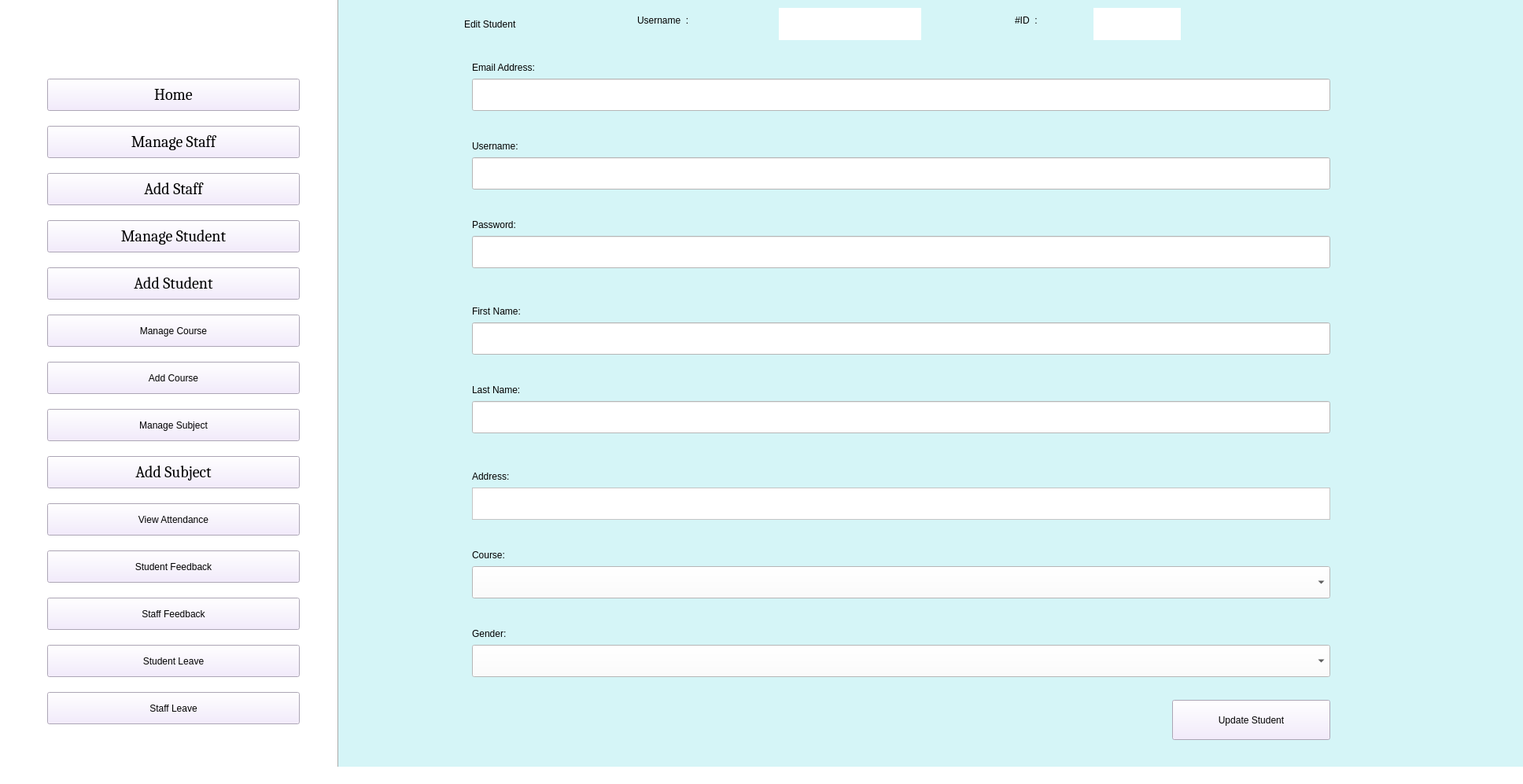
<?xml version="1.0" encoding="UTF-8"?>
<ui version="4.0">
 <class>AdminHomePage</class>
 <widget class="QMainWindow" name="AdminHomePage">
  <property name="enabled">
   <bool>true</bool>
  </property>
  <property name="geometry">
   <rect>
    <x>0</x>
    <y>0</y>
    <width>1936</width>
    <height>997</height>
   </rect>
  </property>
  <property name="windowTitle">
   <string>Admin Home Page</string>
  </property>
  <property name="styleSheet">
   <string notr="true">background-color: rgb(255, 225, 198);
background-color: rgb(255, 255, 255);
</string>
  </property>
  <widget class="QWidget" name="centralwidget">
   <widget class="QPushButton" name="Home_b">
    <property name="geometry">
     <rect>
      <x>60</x>
      <y>100</y>
      <width>321</width>
      <height>41</height>
     </rect>
    </property>
    <property name="font">
     <font>
      <family>Cambria</family>
      <pointsize>15</pointsize>
      <weight>50</weight>
      <italic>false</italic>
      <bold>false</bold>
     </font>
    </property>
    <property name="styleSheet">
     <string notr="true">font: 15pt &quot;Cambria&quot;;
background-color: rgb(241, 231, 254);</string>
    </property>
    <property name="text">
     <string>Home</string>
    </property>
   </widget>
   <widget class="QPushButton" name="ManageStaff_b">
    <property name="geometry">
     <rect>
      <x>60</x>
      <y>160</y>
      <width>321</width>
      <height>41</height>
     </rect>
    </property>
    <property name="font">
     <font>
      <family>Cambria</family>
      <pointsize>15</pointsize>
      <weight>50</weight>
      <italic>false</italic>
      <bold>false</bold>
     </font>
    </property>
    <property name="styleSheet">
     <string notr="true">font: 15pt &quot;Cambria&quot;;
background-color: rgb(241, 231, 254);</string>
    </property>
    <property name="text">
     <string>Manage Staff</string>
    </property>
   </widget>
   <widget class="QPushButton" name="AddStaff_b">
    <property name="geometry">
     <rect>
      <x>60</x>
      <y>220</y>
      <width>321</width>
      <height>41</height>
     </rect>
    </property>
    <property name="font">
     <font>
      <family>Cambria</family>
      <pointsize>15</pointsize>
      <weight>50</weight>
      <italic>false</italic>
      <bold>false</bold>
     </font>
    </property>
    <property name="styleSheet">
     <string notr="true">font: 15pt &quot;Cambria&quot;;
background-color: rgb(241, 231, 254);</string>
    </property>
    <property name="text">
     <string>Add Staff</string>
    </property>
   </widget>
   <widget class="QPushButton" name="AddStudent_b">
    <property name="geometry">
     <rect>
      <x>60</x>
      <y>340</y>
      <width>321</width>
      <height>41</height>
     </rect>
    </property>
    <property name="font">
     <font>
      <family>Cambria</family>
      <pointsize>15</pointsize>
      <weight>50</weight>
      <italic>false</italic>
      <bold>false</bold>
     </font>
    </property>
    <property name="styleSheet">
     <string notr="true">font: 15pt &quot;Cambria&quot;;
background-color: rgb(241, 231, 254);</string>
    </property>
    <property name="text">
     <string>Add Student</string>
    </property>
   </widget>
   <widget class="QPushButton" name="ManageCourse_b">
    <property name="geometry">
     <rect>
      <x>60</x>
      <y>400</y>
      <width>321</width>
      <height>41</height>
     </rect>
    </property>
    <property name="styleSheet">
     <string notr="true">font: 15pt &quot;Cambria&quot;;
background-color: rgb(241, 231, 254);</string>
    </property>
    <property name="text">
     <string>Manage Course</string>
    </property>
   </widget>
   <widget class="QPushButton" name="AddCourse_b">
    <property name="geometry">
     <rect>
      <x>60</x>
      <y>460</y>
      <width>321</width>
      <height>41</height>
     </rect>
    </property>
    <property name="styleSheet">
     <string notr="true">font: 15pt &quot;Cambria&quot;;
background-color: rgb(241, 231, 254);</string>
    </property>
    <property name="text">
     <string>Add Course</string>
    </property>
   </widget>
   <widget class="QPushButton" name="ManageSubject_b">
    <property name="geometry">
     <rect>
      <x>60</x>
      <y>520</y>
      <width>321</width>
      <height>41</height>
     </rect>
    </property>
    <property name="styleSheet">
     <string notr="true">font: 15pt &quot;Cambria&quot;;
background-color: rgb(241, 231, 254);</string>
    </property>
    <property name="text">
     <string>Manage Subject</string>
    </property>
   </widget>
   <widget class="QPushButton" name="AddSubject_b">
    <property name="geometry">
     <rect>
      <x>60</x>
      <y>580</y>
      <width>321</width>
      <height>41</height>
     </rect>
    </property>
    <property name="font">
     <font>
      <family>Cambria</family>
      <pointsize>15</pointsize>
      <weight>50</weight>
      <italic>false</italic>
      <bold>false</bold>
     </font>
    </property>
    <property name="styleSheet">
     <string notr="true">font: 15pt &quot;Cambria&quot;;
background-color: rgb(241, 231, 254);</string>
    </property>
    <property name="text">
     <string>Add Subject</string>
    </property>
   </widget>
   <widget class="QPushButton" name="ViewAttendance_b">
    <property name="geometry">
     <rect>
      <x>60</x>
      <y>640</y>
      <width>321</width>
      <height>41</height>
     </rect>
    </property>
    <property name="styleSheet">
     <string notr="true">font: 15pt &quot;Cambria&quot;;
background-color: rgb(241, 231, 254);</string>
    </property>
    <property name="text">
     <string>View Attendance</string>
    </property>
   </widget>
   <widget class="QPushButton" name="StudentFeedback_b">
    <property name="geometry">
     <rect>
      <x>60</x>
      <y>700</y>
      <width>321</width>
      <height>41</height>
     </rect>
    </property>
    <property name="styleSheet">
     <string notr="true">font: 15pt &quot;Cambria&quot;;
background-color: rgb(241, 231, 254);</string>
    </property>
    <property name="text">
     <string>Student Feedback</string>
    </property>
   </widget>
   <widget class="QPushButton" name="StaffFeedback_b">
    <property name="geometry">
     <rect>
      <x>60</x>
      <y>760</y>
      <width>321</width>
      <height>41</height>
     </rect>
    </property>
    <property name="styleSheet">
     <string notr="true">font: 15pt &quot;Cambria&quot;;
background-color: rgb(241, 231, 254);</string>
    </property>
    <property name="text">
     <string>Staff Feedback</string>
    </property>
   </widget>
   <widget class="QPushButton" name="StudentLeave_b">
    <property name="geometry">
     <rect>
      <x>60</x>
      <y>820</y>
      <width>321</width>
      <height>41</height>
     </rect>
    </property>
    <property name="styleSheet">
     <string notr="true">font: 15pt &quot;Cambria&quot;;
background-color: rgb(241, 231, 254);</string>
    </property>
    <property name="text">
     <string>Student Leave</string>
    </property>
   </widget>
   <widget class="QPushButton" name="ManageStudent_b">
    <property name="geometry">
     <rect>
      <x>60</x>
      <y>280</y>
      <width>321</width>
      <height>41</height>
     </rect>
    </property>
    <property name="font">
     <font>
      <family>Cambria</family>
      <pointsize>15</pointsize>
      <weight>50</weight>
      <italic>false</italic>
      <bold>false</bold>
     </font>
    </property>
    <property name="styleSheet">
     <string notr="true">font: 15pt &quot;Cambria&quot;;
background-color: rgb(241, 231, 254);</string>
    </property>
    <property name="text">
     <string>Manage Student</string>
    </property>
   </widget>
   <widget class="QPushButton" name="StaffLeave_b">
    <property name="geometry">
     <rect>
      <x>60</x>
      <y>880</y>
      <width>321</width>
      <height>41</height>
     </rect>
    </property>
    <property name="styleSheet">
     <string notr="true">font: 15pt &quot;Cambria&quot;;
background-color: rgb(241, 231, 254);</string>
    </property>
    <property name="text">
     <string>Staff Leave</string>
    </property>
   </widget>
   <widget class="Line" name="line">
    <property name="geometry">
     <rect>
      <x>420</x>
      <y>-90</y>
      <width>20</width>
      <height>1081</height>
     </rect>
    </property>
    <property name="orientation">
     <enum>Qt::Vertical</enum>
    </property>
   </widget>
   <widget class="QLabel" name="AdminEditStudent_l">
    <property name="geometry">
     <rect>
      <x>430</x>
      <y>-10</y>
      <width>1541</width>
      <height>1041</height>
     </rect>
    </property>
    <property name="styleSheet">
     <string notr="true">font: 15pt &quot;Times New Roman&quot;;
background-color: rgb(213, 245, 247);</string>
    </property>
    <property name="text">
     <string/>
    </property>
   </widget>
   <widget class="QLabel" name="EditStudent_l">
    <property name="geometry">
     <rect>
      <x>590</x>
      <y>10</y>
      <width>1351</width>
      <height>41</height>
     </rect>
    </property>
    <property name="styleSheet">
     <string notr="true">background-color: rgb(213, 245, 247);
font: 75 17pt &quot;Times New Roman&quot;;</string>
    </property>
    <property name="text">
     <string>Edit Student</string>
    </property>
   </widget>
   <widget class="QLabel" name="LastName_l">
    <property name="geometry">
     <rect>
      <x>600</x>
      <y>480</y>
      <width>371</width>
      <height>31</height>
     </rect>
    </property>
    <property name="styleSheet">
     <string notr="true">font: 15pt &quot;Times New Roman&quot;;
background-color: rgb(213, 245, 247);</string>
    </property>
    <property name="text">
     <string>Last Name:</string>
    </property>
   </widget>
   <widget class="QLineEdit" name="LastName_tb">
    <property name="geometry">
     <rect>
      <x>600</x>
      <y>510</y>
      <width>1091</width>
      <height>41</height>
     </rect>
    </property>
    <property name="styleSheet">
     <string notr="true">font: 15pt &quot;Times New Roman&quot;;
</string>
    </property>
   </widget>
   <widget class="QTextEdit" name="Address_tb">
    <property name="geometry">
     <rect>
      <x>600</x>
      <y>620</y>
      <width>1091</width>
      <height>41</height>
     </rect>
    </property>
    <property name="styleSheet">
     <string notr="true">font: 15pt &quot;Times New Roman&quot;;
</string>
    </property>
   </widget>
   <widget class="QPushButton" name="UpdateStudent_b">
    <property name="geometry">
     <rect>
      <x>1490</x>
      <y>890</y>
      <width>201</width>
      <height>51</height>
     </rect>
    </property>
    <property name="styleSheet">
     <string notr="true">font: 12pt &quot;Cambria&quot;;
background-color: rgb(241, 231, 254);</string>
    </property>
    <property name="text">
     <string>Update Student</string>
    </property>
   </widget>
   <widget class="QLabel" name="Address_l">
    <property name="geometry">
     <rect>
      <x>600</x>
      <y>595</y>
      <width>341</width>
      <height>21</height>
     </rect>
    </property>
    <property name="styleSheet">
     <string notr="true">font: 15pt &quot;Times New Roman&quot;;
background-color: rgb(213, 245, 247);</string>
    </property>
    <property name="text">
     <string>Address:</string>
    </property>
   </widget>
   <widget class="QLineEdit" name="FirstName_tb">
    <property name="geometry">
     <rect>
      <x>600</x>
      <y>410</y>
      <width>1091</width>
      <height>41</height>
     </rect>
    </property>
    <property name="styleSheet">
     <string notr="true">font: 15pt &quot;Times New Roman&quot;;
</string>
    </property>
   </widget>
   <widget class="QLabel" name="FirstName_l">
    <property name="geometry">
     <rect>
      <x>600</x>
      <y>385</y>
      <width>371</width>
      <height>21</height>
     </rect>
    </property>
    <property name="styleSheet">
     <string notr="true">font: 15pt &quot;Times New Roman&quot;;
background-color: rgb(213, 245, 247);</string>
    </property>
    <property name="text">
     <string>First Name:</string>
    </property>
   </widget>
   <widget class="QLabel" name="Password_l">
    <property name="geometry">
     <rect>
      <x>600</x>
      <y>270</y>
      <width>361</width>
      <height>31</height>
     </rect>
    </property>
    <property name="styleSheet">
     <string notr="true">font: 15pt &quot;Times New Roman&quot;;
background-color: rgb(213, 245, 247);</string>
    </property>
    <property name="text">
     <string>Password:</string>
    </property>
   </widget>
   <widget class="QLineEdit" name="Password_tb">
    <property name="geometry">
     <rect>
      <x>600</x>
      <y>300</y>
      <width>1091</width>
      <height>41</height>
     </rect>
    </property>
    <property name="styleSheet">
     <string notr="true">font: 15pt &quot;Times New Roman&quot;;

</string>
    </property>
   </widget>
   <widget class="QLineEdit" name="EmailAddress_tb">
    <property name="geometry">
     <rect>
      <x>600</x>
      <y>100</y>
      <width>1091</width>
      <height>41</height>
     </rect>
    </property>
    <property name="styleSheet">
     <string notr="true">font: 15pt &quot;Times New Roman&quot;;
</string>
    </property>
   </widget>
   <widget class="QLineEdit" name="Username_tb">
    <property name="geometry">
     <rect>
      <x>600</x>
      <y>200</y>
      <width>1091</width>
      <height>41</height>
     </rect>
    </property>
    <property name="styleSheet">
     <string notr="true">font: 15pt &quot;Times New Roman&quot;;
</string>
    </property>
   </widget>
   <widget class="QLabel" name="EmailAddress_l">
    <property name="geometry">
     <rect>
      <x>600</x>
      <y>75</y>
      <width>361</width>
      <height>21</height>
     </rect>
    </property>
    <property name="styleSheet">
     <string notr="true">font: 15pt &quot;Times New Roman&quot;;
background-color: rgb(213, 245, 247);</string>
    </property>
    <property name="text">
     <string>Email Address:</string>
    </property>
   </widget>
   <widget class="QLabel" name="Username_l">
    <property name="geometry">
     <rect>
      <x>600</x>
      <y>175</y>
      <width>361</width>
      <height>21</height>
     </rect>
    </property>
    <property name="styleSheet">
     <string notr="true">font: 15pt &quot;Times New Roman&quot;;
background-color: rgb(213, 245, 247);</string>
    </property>
    <property name="text">
     <string>Username:</string>
    </property>
   </widget>
   <widget class="QLabel" name="Gender_l">
    <property name="geometry">
     <rect>
      <x>600</x>
      <y>790</y>
      <width>341</width>
      <height>31</height>
     </rect>
    </property>
    <property name="styleSheet">
     <string notr="true">font: 15pt &quot;Times New Roman&quot;;
background-color: rgb(213, 245, 247);</string>
    </property>
    <property name="text">
     <string>Gender:</string>
    </property>
   </widget>
   <widget class="QLabel" name="Course_l">
    <property name="geometry">
     <rect>
      <x>600</x>
      <y>690</y>
      <width>341</width>
      <height>31</height>
     </rect>
    </property>
    <property name="styleSheet">
     <string notr="true">font: 15pt &quot;Times New Roman&quot;;
background-color: rgb(213, 245, 247);</string>
    </property>
    <property name="text">
     <string>Course:</string>
    </property>
   </widget>
   <widget class="QComboBox" name="Course_cb">
    <property name="geometry">
     <rect>
      <x>600</x>
      <y>720</y>
      <width>1091</width>
      <height>41</height>
     </rect>
    </property>
   </widget>
   <widget class="QComboBox" name="Gender_cb">
    <property name="geometry">
     <rect>
      <x>600</x>
      <y>820</y>
      <width>1091</width>
      <height>41</height>
     </rect>
    </property>
   </widget>
   <widget class="QLabel" name="Username_l_2">
    <property name="geometry">
     <rect>
      <x>810</x>
      <y>0</y>
      <width>231</width>
      <height>51</height>
     </rect>
    </property>
    <property name="styleSheet">
     <string notr="true">font: 75 17pt &quot;Times New Roman&quot;;
background-color: rgb(213, 245, 247);</string>
    </property>
    <property name="text">
     <string>Username  :  </string>
    </property>
   </widget>
   <widget class="QLabel" name="Username_l_3">
    <property name="geometry">
     <rect>
      <x>990</x>
      <y>10</y>
      <width>181</width>
      <height>41</height>
     </rect>
    </property>
    <property name="styleSheet">
     <string notr="true">ont: 75 17pt &quot;Times New Roman&quot;;</string>
    </property>
    <property name="text">
     <string/>
    </property>
   </widget>
   <widget class="QLabel" name="ID_l">
    <property name="geometry">
     <rect>
      <x>1290</x>
      <y>-10</y>
      <width>151</width>
      <height>71</height>
     </rect>
    </property>
    <property name="styleSheet">
     <string notr="true">font: 75 17pt &quot;Times New Roman&quot;;
background-color: rgb(213, 245, 247);</string>
    </property>
    <property name="text">
     <string>#ID  :</string>
    </property>
   </widget>
   <widget class="QLabel" name="ID_l_2">
    <property name="geometry">
     <rect>
      <x>1390</x>
      <y>10</y>
      <width>111</width>
      <height>41</height>
     </rect>
    </property>
    <property name="styleSheet">
     <string notr="true">ont: 75 17pt &quot;Times New Roman&quot;;</string>
    </property>
    <property name="text">
     <string/>
    </property>
   </widget>
  </widget>
  <widget class="QStatusBar" name="statusbar"/>
 </widget>
 <resources/>
 <connections/>
</ui>
